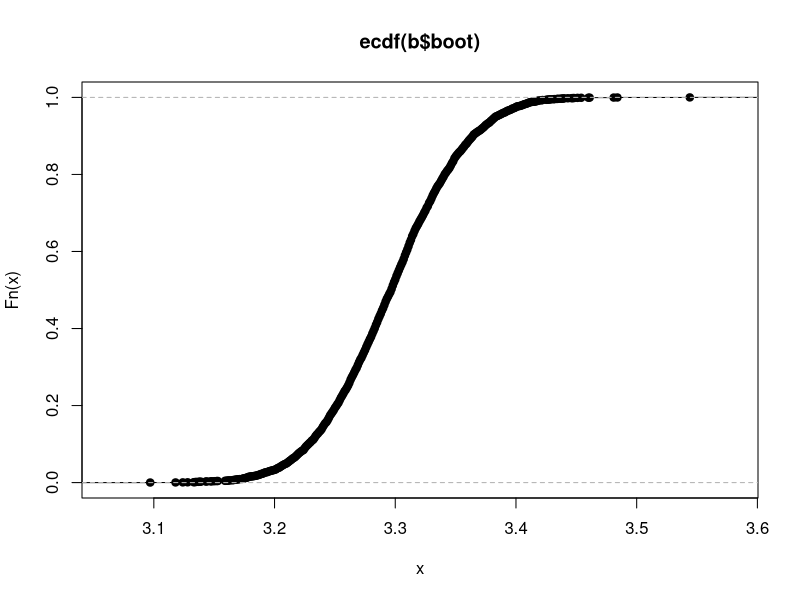
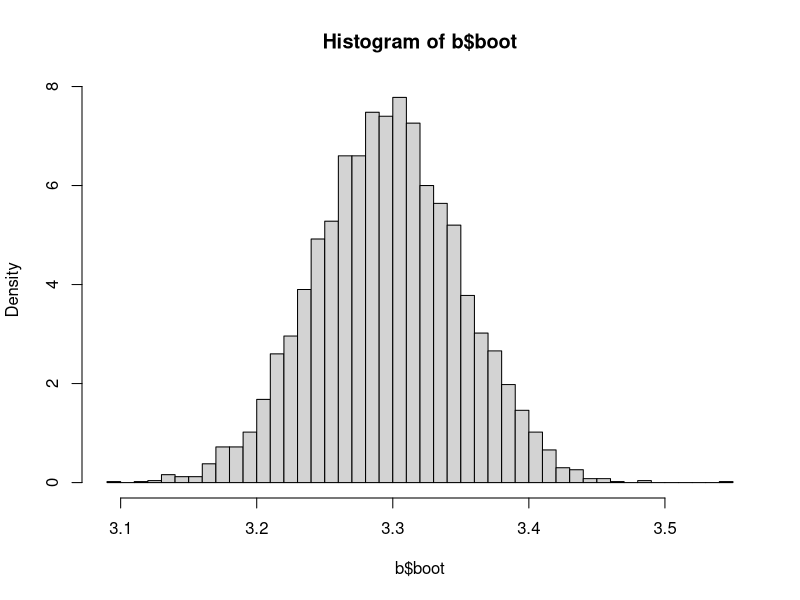
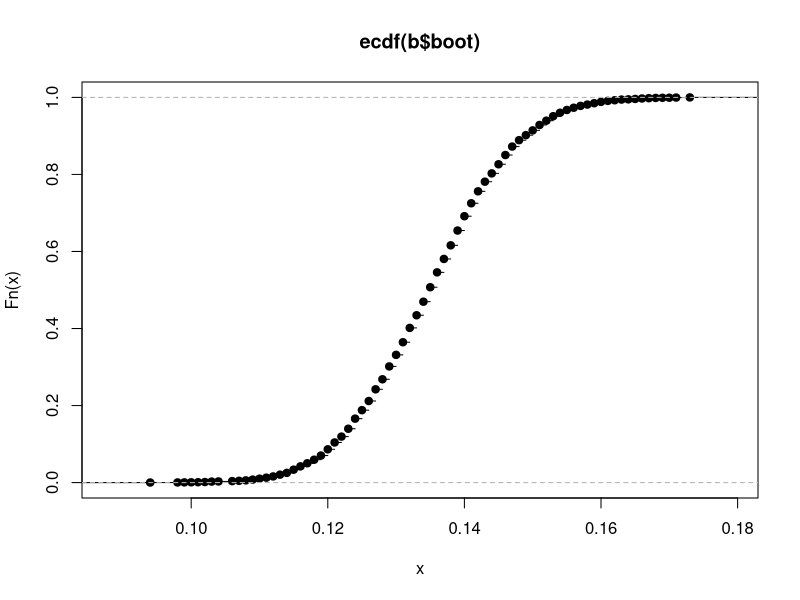
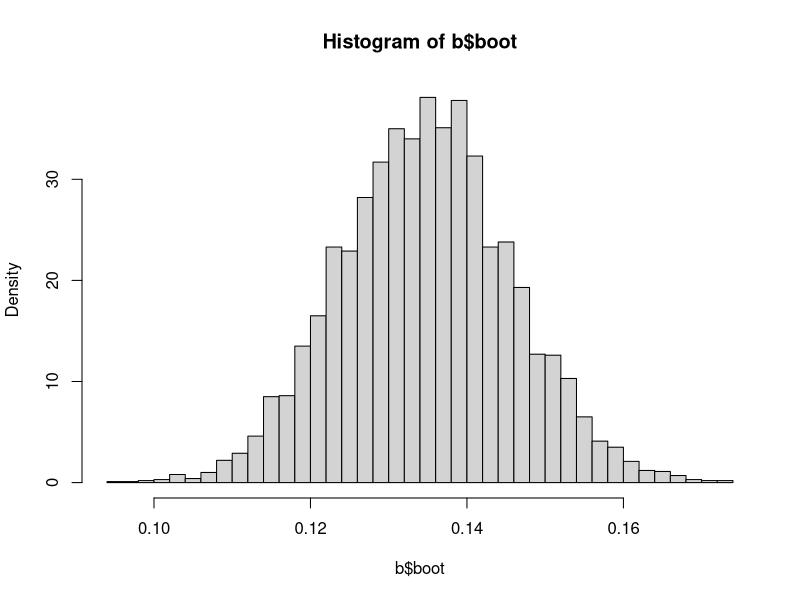

R code for these plots, in order:
#function to generate bootstrap replicates
#INPUT:
#x is vector of team ranking/ other measure of 
#team power in different simulations
#B is number of replicates to generate
#estimator is the statistic we want, set as mean by
#default
#l is the length of bootstrap resample in each run
#set to length of x by default
#OUTPUT
#a list of bootstrap replicates, bias ans standard error
boot_replicate <- function(x, B = 5000, estimator = mean, l = length(x)){
  boots <- replicate(B, estimator(sample(x,l,replace=TRUE)))
  sd_b <- sd(boots)
  bias_b <- mean(boots - estimator(x))
  list(boot = boots, bias = bias_b, se = sd_b)
}

#function to generate jackknife replicates
#INPUT:
#x is vector of team ranking/ other measure of 
#team power in different simulations
#estimator is the statistic we want, set as mean by
#default
#OUTPUT
#a list of jackknife replicates, bias ans standard error
jack_replicate <- function(x, estimator = mean){
  n <- length(x)
  jack <- numeric(n)
  #perform jackknife
  for(i in 1:n)
    jack[i] <- estimator(x[-i])
  #bias using jackknife
  bias_j <- (n-1)*(mean(jack)-estimator(x))
  sumsq=sum((jack-mean(jack))^2)
  se_j <- sqrt((n-1)/n)*sqrt(sumsq)
  list(jack = jack,bias = bias_j, se = se_j)
}


############## EXAMPLE ##################

#some sample of team ranks from beta distribution
q <- as.integer(rbeta(1000,2,5)*10)+1
#bootstrap on q using mean
b <- boot_replicate(q,estimator = mean)
library(stats)
#empirical distribution of bootstrap
plot(ecdf(b$boot))
hist(b$boot, freq = F,50)
print(c(b$bias,b$se))

#bootstrap on chance of getting 1 (win)
b <- boot_replicate(q,estimator = function(x) mean(x==1))
#empirical distribution of bootstrap
plot(ecdf(b$boot))
hist(b$boot, freq = F,50)
print(c(b$bias,b$se))
